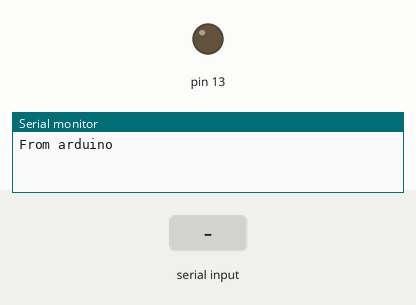
Recording of a sketch running on a simulated Arduino Uno, built with avr-gcc and run on an emulated ATmega328P. Parts: output pins drawn as LEDs (lit = HIGH), the last lines printed to the serial monitor. Dashed ring = blinking. The inputs (shaded band) are chosen by the test bench.

Above: at 1.2 s.
1.3 s: "90,45\n" received over Serial
At 1.7 s:
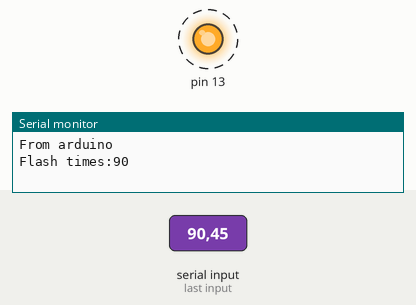
Timing chart, 0 to 10.3 s (numbered marks = the images above; inputs shaded):
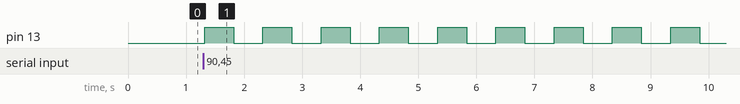

Measured:
- after the input at 1.3 s, pin 13: alternates HIGH for 0.50 s and LOW for 0.50 s, starting at once

The sketch:

pi_2_serial.ino
```cpp
void setup() {
  // put your setup code here, to run once:
  Serial.begin(9600);
  pinMode(13, OUTPUT);
//  Serial.println("From arduino");
}

void loop() {
  // put your main code here, to run repeatedly:
  while(Serial.available()){Serial.read();} //clear the input buffer
  Serial.println("From arduino");
  Serial.flush(); //wait for outgoing transmission to complete
  while(!Serial.available());
  flash(Serial.parseInt());


  delay(1000);
}

void flash(int n){
  if(n <= 0) return;
  Serial.print("Flash times:");
  Serial.flush();
  Serial.println(n);
  Serial.flush();
  for(int i = 0; i < n; i++){
    digitalWrite(13, HIGH);
    delay(500);
    digitalWrite(13, LOW);
    delay(500);
    Serial.println(i+1);
    Serial.flush();
  }
  Serial.println("Complete");
  Serial.flush();
}
```
